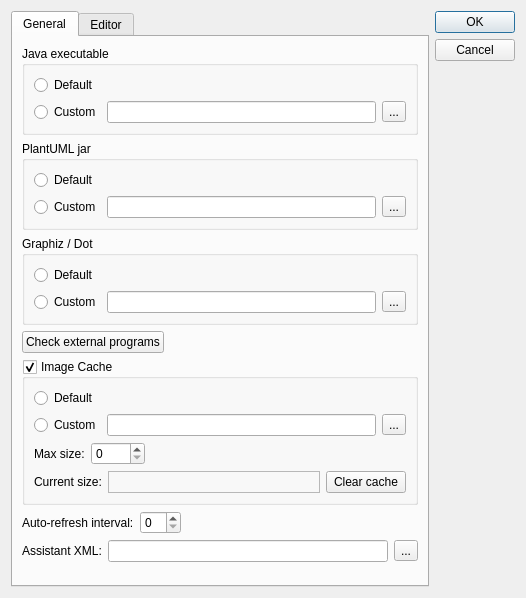
<?xml version="1.0" encoding="UTF-8"?>
<ui version="4.0">
 <class>PreferencesDialog</class>
 <widget class="QDialog" name="PreferencesDialog">
  <property name="geometry">
   <rect>
    <x>0</x>
    <y>0</y>
    <width>526</width>
    <height>598</height>
   </rect>
  </property>
  <property name="windowTitle">
   <string>Preferences</string>
  </property>
  <layout class="QHBoxLayout" name="horizontalLayout">
   <item>
    <widget class="QTabWidget" name="tabWidget">
     <property name="currentIndex">
      <number>0</number>
     </property>
     <widget class="QWidget" name="tab">
      <attribute name="title">
       <string>General</string>
      </attribute>
      <layout class="QVBoxLayout" name="verticalLayout_7">
       <item>
        <layout class="QVBoxLayout" name="verticalLayout_5">
         <item>
          <widget class="QGroupBox" name="groupBox">
           <property name="title">
            <string>Java executable</string>
           </property>
           <layout class="QVBoxLayout" name="verticalLayout">
            <item>
             <widget class="QRadioButton" name="defaultJavaRadio">
              <property name="text">
               <string>Default</string>
              </property>
             </widget>
            </item>
            <item>
             <layout class="QHBoxLayout" name="horizontalLayout_3">
              <item>
               <widget class="QRadioButton" name="customJavaRadio">
                <property name="text">
                 <string>Custom</string>
                </property>
               </widget>
              </item>
              <item>
               <widget class="QLineEdit" name="customJavaPathEdit"/>
              </item>
              <item>
               <widget class="QToolButton" name="customJavaPathButton">
                <property name="text">
                 <string>...</string>
                </property>
               </widget>
              </item>
             </layout>
            </item>
           </layout>
          </widget>
         </item>
         <item>
          <widget class="QGroupBox" name="groupBox_2">
           <property name="title">
            <string>PlantUML jar</string>
           </property>
           <layout class="QVBoxLayout" name="verticalLayout_2">
            <item>
             <widget class="QRadioButton" name="defaultPlatUmlRadio">
              <property name="text">
               <string>Default</string>
              </property>
             </widget>
            </item>
            <item>
             <layout class="QHBoxLayout" name="horizontalLayout_4">
              <item>
               <widget class="QRadioButton" name="customPlantUmlRadio">
                <property name="text">
                 <string>Custom</string>
                </property>
               </widget>
              </item>
              <item>
               <widget class="QLineEdit" name="customPlantUmlEdit"/>
              </item>
              <item>
               <widget class="QToolButton" name="customPlantUmlButton">
                <property name="text">
                 <string>...</string>
                </property>
               </widget>
              </item>
             </layout>
            </item>
           </layout>
          </widget>
         </item>
         <item>
          <widget class="QGroupBox" name="groupBox_3">
           <property name="title">
            <string>Graphiz / Dot</string>
           </property>
           <layout class="QVBoxLayout" name="verticalLayout_3">
            <item>
             <widget class="QRadioButton" name="defaultGraphizRadio">
              <property name="text">
               <string>Default</string>
              </property>
             </widget>
            </item>
            <item>
             <layout class="QHBoxLayout" name="horizontalLayout_5">
              <item>
               <widget class="QRadioButton" name="customGraphizRadio">
                <property name="text">
                 <string>Custom</string>
                </property>
               </widget>
              </item>
              <item>
               <widget class="QLineEdit" name="customGraphizEdit"/>
              </item>
              <item>
               <widget class="QToolButton" name="customGraphizButton">
                <property name="text">
                 <string>...</string>
                </property>
               </widget>
              </item>
             </layout>
            </item>
           </layout>
          </widget>
         </item>
         <item>
          <layout class="QHBoxLayout" name="horizontalLayout_14">
           <item>
            <widget class="QPushButton" name="checkExternalPrograms">
             <property name="text">
              <string>Check external programs</string>
             </property>
            </widget>
           </item>
           <item>
            <spacer name="horizontalSpacer_4">
             <property name="orientation">
              <enum>Qt::Horizontal</enum>
             </property>
             <property name="sizeHint" stdset="0">
              <size>
               <width>40</width>
               <height>20</height>
              </size>
             </property>
            </spacer>
           </item>
          </layout>
         </item>
         <item>
          <widget class="QGroupBox" name="cacheGroupBox">
           <property name="title">
            <string>Image Cache</string>
           </property>
           <property name="checkable">
            <bool>true</bool>
           </property>
           <layout class="QVBoxLayout" name="verticalLayout_4">
            <item>
             <widget class="QRadioButton" name="defaultCacheRadio">
              <property name="text">
               <string>Default</string>
              </property>
             </widget>
            </item>
            <item>
             <layout class="QHBoxLayout" name="horizontalLayout_6">
              <item>
               <widget class="QRadioButton" name="customCacheRadio">
                <property name="text">
                 <string>Custom</string>
                </property>
               </widget>
              </item>
              <item>
               <widget class="QLineEdit" name="customCacheEdit"/>
              </item>
              <item>
               <widget class="QToolButton" name="customCacheButton">
                <property name="text">
                 <string>...</string>
                </property>
               </widget>
              </item>
             </layout>
            </item>
            <item>
             <layout class="QHBoxLayout" name="horizontalLayout_7">
              <item>
               <widget class="QLabel" name="label_9">
                <property name="text">
                 <string>Max size:</string>
                </property>
               </widget>
              </item>
              <item>
               <widget class="QSpinBox" name="cacheMaxSize">
                <property name="maximum">
                 <number>1000</number>
                </property>
               </widget>
              </item>
              <item>
               <spacer name="horizontalSpacer_3">
                <property name="orientation">
                 <enum>Qt::Horizontal</enum>
                </property>
                <property name="sizeHint" stdset="0">
                 <size>
                  <width>40</width>
                  <height>20</height>
                 </size>
                </property>
               </spacer>
              </item>
             </layout>
            </item>
            <item>
             <layout class="QHBoxLayout" name="horizontalLayout_8">
              <item>
               <widget class="QLabel" name="label_7">
                <property name="text">
                 <string>Current size:</string>
                </property>
               </widget>
              </item>
              <item>
               <widget class="QLabel" name="cacheCurrentSizeLabel">
                <property name="sizePolicy">
                 <sizepolicy hsizetype="Preferred" vsizetype="Preferred">
                  <horstretch>1</horstretch>
                  <verstretch>0</verstretch>
                 </sizepolicy>
                </property>
                <property name="frameShape">
                 <enum>QFrame::StyledPanel</enum>
                </property>
                <property name="frameShadow">
                 <enum>QFrame::Sunken</enum>
                </property>
                <property name="text">
                 <string/>
                </property>
               </widget>
              </item>
              <item>
               <widget class="QPushButton" name="clearCacheButton">
                <property name="sizePolicy">
                 <sizepolicy hsizetype="Fixed" vsizetype="Fixed">
                  <horstretch>0</horstretch>
                  <verstretch>0</verstretch>
                 </sizepolicy>
                </property>
                <property name="text">
                 <string>Clear cache</string>
                </property>
               </widget>
              </item>
             </layout>
            </item>
           </layout>
          </widget>
         </item>
         <item>
          <layout class="QHBoxLayout" name="horizontalLayout_10">
           <item>
            <widget class="QLabel" name="label_3">
             <property name="text">
              <string>Auto-refresh interval:</string>
             </property>
            </widget>
           </item>
           <item>
            <widget class="QSpinBox" name="autoRefreshSpin"/>
           </item>
           <item>
            <spacer name="horizontalSpacer">
             <property name="orientation">
              <enum>Qt::Horizontal</enum>
             </property>
             <property name="sizeHint" stdset="0">
              <size>
               <width>40</width>
               <height>20</height>
              </size>
             </property>
            </spacer>
           </item>
          </layout>
         </item>
         <item>
          <layout class="QHBoxLayout" name="horizontalLayout_9">
           <item>
            <widget class="QLabel" name="label_4">
             <property name="text">
              <string>Assistant XML:</string>
             </property>
            </widget>
           </item>
           <item>
            <widget class="QLineEdit" name="assistantXmlEdit"/>
           </item>
           <item>
            <widget class="QToolButton" name="assistantXmlButton">
             <property name="text">
              <string>...</string>
             </property>
            </widget>
           </item>
          </layout>
         </item>
         <item>
          <spacer name="verticalSpacer_2">
           <property name="orientation">
            <enum>Qt::Vertical</enum>
           </property>
           <property name="sizeHint" stdset="0">
            <size>
             <width>20</width>
             <height>40</height>
            </size>
           </property>
          </spacer>
         </item>
        </layout>
       </item>
      </layout>
     </widget>
     <widget class="QWidget" name="tab_2">
      <attribute name="title">
       <string>Editor</string>
      </attribute>
      <layout class="QVBoxLayout" name="verticalLayout_10">
       <item>
        <widget class="QGroupBox" name="groupBox_4">
         <property name="title">
          <string>Font</string>
         </property>
         <layout class="QHBoxLayout" name="horizontalLayout_11">
          <item>
           <layout class="QHBoxLayout" name="horizontalLayout_2">
            <item>
             <widget class="QFontComboBox" name="editorFontComboBox">
              <property name="sizePolicy">
               <sizepolicy hsizetype="Expanding" vsizetype="Fixed">
                <horstretch>0</horstretch>
                <verstretch>0</verstretch>
               </sizepolicy>
              </property>
             </widget>
            </item>
            <item>
             <widget class="QSpinBox" name="editorFontSizeSpinBox">
              <property name="minimum">
               <number>5</number>
              </property>
              <property name="value">
               <number>10</number>
              </property>
             </widget>
            </item>
           </layout>
          </item>
         </layout>
        </widget>
       </item>
       <item>
        <widget class="QGroupBox" name="groupBox_6">
         <property name="title">
          <string>Indention</string>
         </property>
         <layout class="QVBoxLayout" name="verticalLayout_9">
          <item>
           <widget class="QCheckBox" name="autoIndentCheckBox">
            <property name="text">
             <string>Autoindent</string>
            </property>
            <property name="checked">
             <bool>true</bool>
            </property>
           </widget>
          </item>
          <item>
           <widget class="QCheckBox" name="useSpacesInsteadTabsCheckBox">
            <property name="text">
             <string>Use Space instead Tab</string>
            </property>
           </widget>
          </item>
          <item>
           <layout class="QHBoxLayout" name="horizontalLayout_13">
            <item>
             <layout class="QHBoxLayout" name="horizontalLayout_12">
              <item>
               <widget class="QLabel" name="label">
                <property name="text">
                 <string>Indent size:</string>
                </property>
               </widget>
              </item>
              <item>
               <widget class="QSpinBox" name="indentSizeSpinBox">
                <property name="minimum">
                 <number>1</number>
                </property>
                <property name="value">
                 <number>4</number>
                </property>
               </widget>
              </item>
             </layout>
            </item>
            <item>
             <spacer name="horizontalSpacer_2">
              <property name="orientation">
               <enum>Qt::Horizontal</enum>
              </property>
              <property name="sizeHint" stdset="0">
               <size>
                <width>40</width>
                <height>20</height>
               </size>
              </property>
             </spacer>
            </item>
           </layout>
          </item>
         </layout>
        </widget>
       </item>
       <item>
        <widget class="QGroupBox" name="groupBox_5">
         <property name="title">
          <string>Other</string>
         </property>
         <layout class="QVBoxLayout" name="verticalLayout_8">
          <item>
           <widget class="QCheckBox" name="refreshOnSaveCheckBox">
            <property name="text">
             <string>Refresh on save</string>
            </property>
           </widget>
          </item>
         </layout>
        </widget>
       </item>
       <item>
        <spacer name="verticalSpacer_3">
         <property name="orientation">
          <enum>Qt::Vertical</enum>
         </property>
         <property name="sizeHint" stdset="0">
          <size>
           <width>20</width>
           <height>308</height>
          </size>
         </property>
        </spacer>
       </item>
      </layout>
     </widget>
    </widget>
   </item>
   <item>
    <layout class="QVBoxLayout" name="verticalLayout_6">
     <item>
      <widget class="QDialogButtonBox" name="buttonBox">
       <property name="sizePolicy">
        <sizepolicy hsizetype="Fixed" vsizetype="Fixed">
         <horstretch>0</horstretch>
         <verstretch>0</verstretch>
        </sizepolicy>
       </property>
       <property name="orientation">
        <enum>Qt::Vertical</enum>
       </property>
       <property name="standardButtons">
        <set>QDialogButtonBox::Cancel|QDialogButtonBox::Ok</set>
       </property>
      </widget>
     </item>
     <item>
      <spacer name="verticalSpacer">
       <property name="orientation">
        <enum>Qt::Vertical</enum>
       </property>
       <property name="sizeHint" stdset="0">
        <size>
         <width>20</width>
         <height>40</height>
        </size>
       </property>
      </spacer>
     </item>
    </layout>
   </item>
  </layout>
 </widget>
 <resources/>
 <connections>
  <connection>
   <sender>buttonBox</sender>
   <signal>accepted()</signal>
   <receiver>PreferencesDialog</receiver>
   <slot>accept()</slot>
   <hints>
    <hint type="sourcelabel">
     <x>248</x>
     <y>254</y>
    </hint>
    <hint type="destinationlabel">
     <x>157</x>
     <y>274</y>
    </hint>
   </hints>
  </connection>
  <connection>
   <sender>buttonBox</sender>
   <signal>rejected()</signal>
   <receiver>PreferencesDialog</receiver>
   <slot>reject()</slot>
   <hints>
    <hint type="sourcelabel">
     <x>316</x>
     <y>260</y>
    </hint>
    <hint type="destinationlabel">
     <x>286</x>
     <y>274</y>
    </hint>
   </hints>
  </connection>
 </connections>
</ui>
